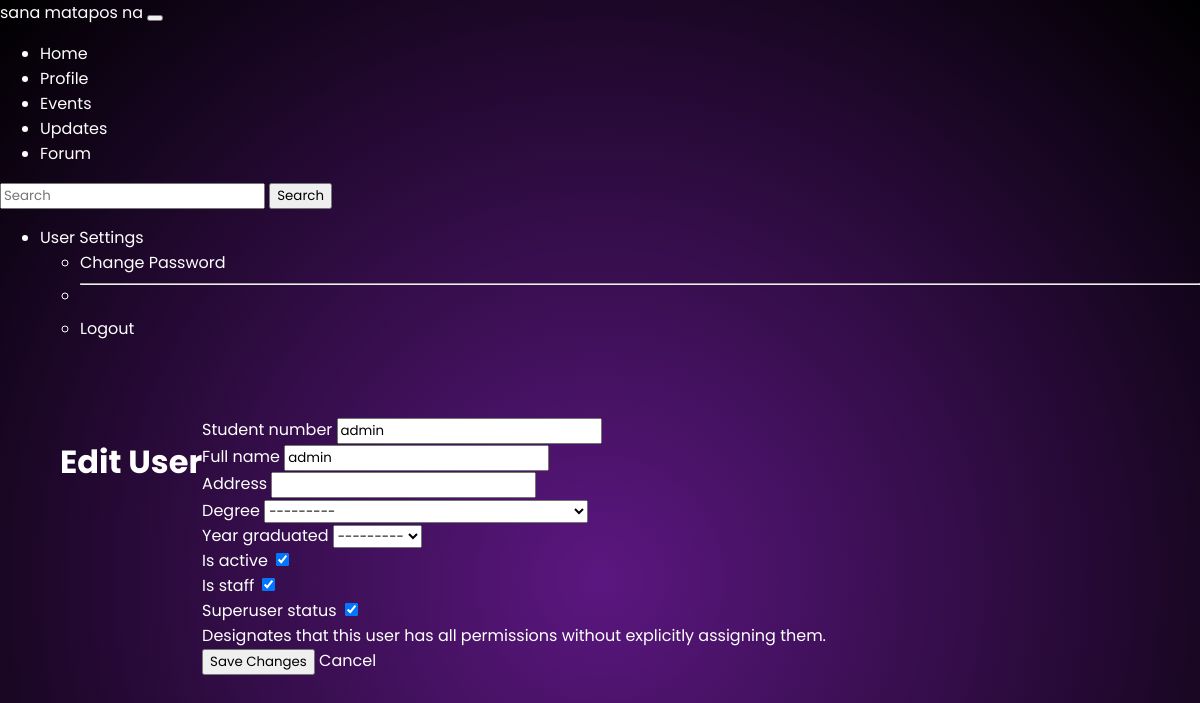
The app's page /admin-panel/users/1/edit/ (signed in) with its own data.
### core/models.py (models this page shows, shortened)
class CustomUser(AbstractBaseUser, PermissionsMixin):
    id = models.AutoField(primary_key=True)
    student_number = models.CharField(max_length=20, unique=True, null=True, blank=True) #nulled for admin registration
    full_name = models.CharField(max_length=200)
    address = models.CharField(max_length=255, blank=True)
    degree_choices = [
        ('BSCS', 'BS Computer Science'),
        ('BSIT', 'BS Information Technology'),
        ('BSEMC', 'BS Entertainment and Multimedia Computing'),
        ('ACT', 'Associate in Computer Technology'),
    ]
    degree = models.CharField(max_length=100, choices=degree_choices, blank=True)
    current_year = datetime.datetime.now().year
    year_selection = [(year, str(year)) for year in range(current_year, 2015, -1)]
    year_graduated = models.IntegerField(choices=year_selection, null=True, blank=True)
    bio = models.TextField(blank=True)
    EMPLOYMENT_STATUS_CHOICES = [
        ('employed', 'Employed'),
        ('freelancing', 'Freelancing'),
        ('unemployed', 'Unemployed'),
        ('studying', 'Studying'),
        ('other', 'Other'),
    ]
    employment_status = models.CharField(max_length=20, choices=EMPLOYMENT_STATUS_CHOICES, blank=True, null=True)
    username = models.CharField(max_length=150, unique=True, null=True, blank=True)
    profile_picture = models.ImageField(
        upload_to=user_profile_pic_path,
        default='default/profile.png',
        blank=True,
        null=True
    )
    is_staff = models.BooleanField(default=False)
    is_active = models.BooleanField(default=True)
    USERNAME_FIELD = 'student_number'
    REQUIRED_FIELDS = ['full_name']
    objects = CustomUserManager()

### core/views.py (the view)
# urls.py: path('admin-panel/users/<int:user_id>/edit/', views.admin_user_edit, name='admin_user_edit'),
@login_required
@user_passes_test(is_admin)
def admin_user_edit(request, user_id):
    print("edit")
    user = get_object_or_404(CustomUser, id=user_id)
    if request.method == 'POST':
        form = CustomUserCreationForm(request.POST, instance=user)
        if form.is_valid():
            print("valid")
            form.save()
            return redirect('admin_user_list')
    else:
        form = CustomUserCreationForm(instance=user)
    return render(request, 'admin_panel/user_form.html', {'form': form, 'is_edit': True})

### core/forms.py (shortened to what this page needs)
class CustomUserCreationForm(forms.ModelForm):
    class Meta:
        model = CustomUser
        fields = ['student_number', 'full_name','address', 'degree', 'year_graduated', 'is_active', 'is_staff', 'is_superuser']

### core/views.py (called while the page is built)
def is_admin(user):
    return user.is_staff or user.is_superuser

### core/templates/admin_panel/user_form.html (shortened to what this page needs)
{% extends 'base.html' %}
{% block content %}
  <div class="container mt-5">
    <h1>
      {% if is_edit %}
        Edit User
      {% else %}
        Add User
      {% endif %}
    </h1>
    <form method="post">
      {% for field in form %}
        <div class="mb-3">
          <label for="{{ field.id_for_label }}" class="form-label">{{ field.label }}</label>
          {{ field }}
          {% if field.help_text %}
            <div class="form-text">{{ field.help_text }}</div>
          {% endif %}
        </div>
      {% endfor %}
      <button type="submit" class="btn btn-primary">
        {% if is_edit %}
          Save Changes
        {% else %}
          Create User
        {% endif %}
      </button>
      <a href="{% url 'admin_user_list' %}" class="btn btn-secondary">Cancel</a>
    </form>
  </div>
{% endblock %}

### core/static/css/style.css (style rules this page uses)
body { margin: 0; padding: 0; font-family: 'Poppins', sans-serif; background: radial-gradient(circle, #5b1780, #000000); color: white; }
.container { display: flex; height: 100vh; }

### core/static/css/events.css (style rules this page uses)
* { box-sizing: border-box; font-family: 'Poppins', sans-serif; }
body { margin: 0; padding: 0; background: radial-gradient(circle, #5b1780, #000000); color: white; }
a { text-decoration: none; color: inherit; }
.container { display: flex; padding: 30px; }

### records on screen
CustomUser: form "admin" "admin" "---------" "---------" "☑" "☑" "☑"

### other values on screen
{{ field.label }} "Student number" "Full name" "Address" "Degree" "Year graduated" "Is active" "Is staff" "Superuser status"
{{ field.help_text }} "Designates that this user has all permissions without explicitly assigning them."
